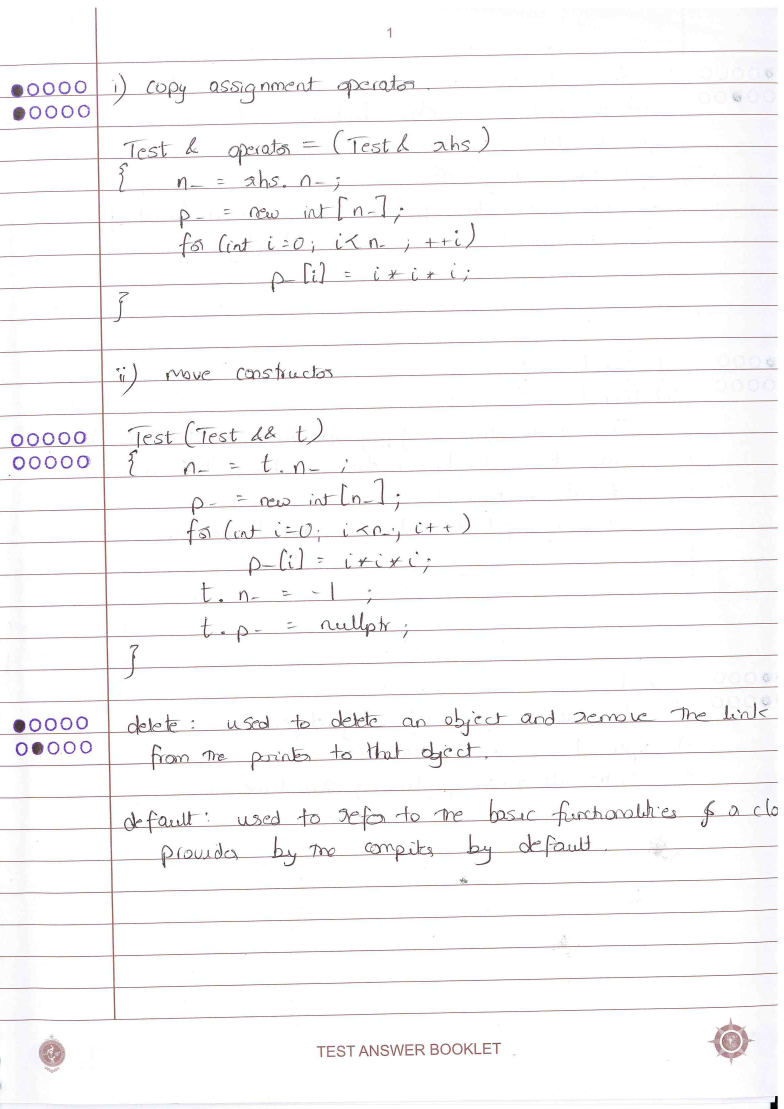
#> input picture imageProcessing/inputScannedImages/1PI13CS061/page1.jpg, 2352 x 3327 px (shown at 1/3 size)
$ python hough_circles_backup1.py inputScannedImages/1PI13CS061/page1.jpg inputScannedImages/1PI13CS061/page2.jpg
#> lines starting #> are read from the running program, lines starting #| are printed output that depends on the picture; after the words box and inside, x2 and y2 are one past the last pixel; in counts of white or black regions, pixels touching at a corner belong together
import cv2
import numpy as np
import json
import glob, os, sys
import random, math, statistics
from statistics import StatisticsError
import csv
#circles should not be very thick nor very thin, 2px is ideal
#distance from left to first circle is around 13, radius is 8-9, dist btw 2 circles is 6
#distance btw circle in first row and second row is 18

path = ""
image_extension = ""
source_path = ""
year = ""
# [6 lines of commented-out code are left out]

'''read the naming convention from a configuration file which is a json file for the purpose of naming the image file'''
def namingConvention():
	with open('/var/www/html/REAP/configuration/config.json') as data_file:
#> (reads configuration/config.json from the repository)
		data = json.load(data_file)
	global path
	path = data["extracted_images_path"]
	global image_extension
	image_extension = data["image_extension"]
	global source_path
	source_path = data["scanned_images_source_path"]
	examType = sys.argv[1]
	sub_code = sys.argv[2]
	global year
	year = data["year"]
	return examType,sub_code,data["year"]


'''detect all the circles on the left margin and filter out the filled circles'''
def detectCircles(img,cimg):
	points1 = []
	#detect circles using hough circle algorithm
	circles = cv2.HoughCircles(img,cv2.HOUGH_GRADIENT,1,20,param1=30,param2=15,minRadius=5,
		maxRadius=10)
	circles = np.uint16(np.around(circles))
	circles = circles.tolist() #convert ndarray to list
	circles = circles[0]
	circles.sort(key=lambda x : x[1])
	circles = eliminate_letters(circles)
	try:
		if len(circles) < 30:
			circles = addPoints(circles)
			#print(circles)
			if len(circles) != 30:
				info = "Could not process the image"
				writeToCsv(file,USN,info)
				print("Error : Could not process image "+file+" belonging to USN : "+USN)
				circles = []
				return [],circles
	except TypeError:
		print("-------_TypeError---------\nCould not process image "+file+" belonging to USN : "+USN+"---------------------")
		return
	print(len(circles))
	#print(circles)
	c = 1
	for i in circles:
		xcount = 0
		ycount = 0
		#print(i)
		cv2.circle(cimg,(i[0],i[1]),i[2],(0,255,0),5)
		#check if the circle detected is filled
		for x in range(i[0]-i[2],i[0]+i[2]):
			#checking no of pixels within the circle that are black
			if(thresh[i[1],x] == 0):
				xcount = xcount + 1
		for y in range(i[1]-i[2],i[1]+i[2]):
			#checking no of pixels within the circle that are black
			if(thresh[y,i[0]] == 0):
				ycount = ycount + 1
		#Ac and DE are lines at 45degree angle through center forming a X
		l = getACDE(i)
		#print(l)
		count_CA = getCountAlongCA(l,thresh)
		count_DE = getCountAlongDE(l,thresh)
		#print(count_CA,count_DE)
		#print("xcount: "+str(xcount)+" ycount: "+str(ycount)+" Radius: "+str(i[2])+" Center: "+str(i)+" "+str(c))
		c = c + 1
		if((xcount >= 2*(i[2]-5) and ycount >= 2*(i[2]-5)) and (count_CA >= 6 and count_DE >= 6) ):
			#print("yes")
			#filled circle found, save the center co-ordinates and the radius
			points1.append([i[0],i[1],i[2]])
			#draw on filled circles in original image to highlight them
			cv2.circle(cimg,(i[0],i[1]),i[2],(0,255,0),5)
			cv2.circle(cimg,(i[0],i[1]),2,(0,0,255),5)
	'''sort the list with respect to axis 1 (y co-ordinate) to arrange the points from top
	to bottom in the image'''
	points1.sort(key=lambda y: y[1])
	#cv2.imwrite(path+"/test/"+ str((int)(random.random()*100)) + image_extension,cimg)
	return points1,circles

def getACDE(circle):
	l = []
	OB = circle[2] / math.sqrt(2)
	l.append((int)(circle[0] + OB)) #Ax
	l.append((int)(circle[1] - OB)) #Ay
	l.append((int)(circle[0] - OB)) #Cx
	l.append((int)(circle[1] + OB)) #Cy
	l.append((int)(circle[0] - OB)) #Dx
	l.append((int)(circle[1] - OB)) #Dy
	l.append((int)(circle[0] + OB)) #Ex
	l.append((int)(circle[1] + OB)) #Ey
	return l

def getCountAlongCA(l,thresh):
	x = l[2]
	y = l[3]
	c = 0
	while x <= l[0] and y >= l[1]:
		#print(x,y,thresh[y,x])
		if thresh[y,x] == 0:
			c = c + 1
		x = x + 1
		y = y - 1
	return c

def getCountAlongDE(l,thresh):
	x = l[4]
	y = l[5]
	c = 0
	while x <= l[6] and y <= l[7]:
		if thresh[y,x] == 0:
			c = c + 1
		x = x + 1
		y = y + 1
	return c

def eliminate_letters(circles):
	i = 0
	#if(len(circles) <= 30):
	#	return circles
	while(i < len(circles)):
		if i > len(circles)-4:
			#print(circles[i])
			for j in range(i,len(circles)):
				circles.pop(i)
			return circles
		index = check_for_letters(circles[i:i+5],i)
		if index > -1:
			#print("index for popping:"+str(index))
			circles.pop(index)
			i = i + 5
		elif( index == 100):
			circles[i:len(circles)-1] = []
		else:
			i = i + 5
	return circles

def check_for_letters(circles,j):
	#print(circles)
	index = -1
	average,mylist = getAverageOfFivePoints(circles)
	#print(mylist)
	for i in mylist:
		#second row of circles
		if abs(j-5) % 10 == 0:
			if i in range(45,300):
				index = mylist.index(i)
				#print("index:"+str(index))
				if index != 0:
					if circles[index][1] < circles[index+1][1]:
						index = index + 1
				if index == 0:
					index = index
				index = index + j
		else:
			#first row of circles
			if i in range(400,480):
				index = mylist.index(i)
				#print("index:"+str(index))
				if index == 0:
					index = index
				else :
					index = -1
				index = index + j
	#variance = (int)(statistics.variance(mylist))
	#print("average : "+str(average))
	'''for i in range(0,len(mylist)) :
		if abs(mylist[i] - average) > 100 and (mylist[i] - mylist[i-1] < 350):
			index = j + i'''
		#print(index)
	return index

def checkIfCancelled(circle1,circle2):
	if abs(circle1[1] - circle2[1]) < circle1[2]:
		print("------------Cancelled------------")
		return True
	return False

'''crop out the answer part and also call getQuesNumber to identify the question number (both main question number and its subpart)'''
def crop(cimg,points,circles):
	j = 0
	#when none of the circles are marked in the page
	if len(points) == 0:
		return
	'''if len(circles) < 30:
		circles = addPoints(circles)
		print(circles)
		print("Error : Could not process image "+file+" belonging to USN : "+USN)'''
	i = 0
	try:
		for i in range(0,len(points)-1):
			if i % 2 == 0:
				while(isRowEmpty(circles[j:j+10],points,i)):
					#print("Flag")
					j = j + 10
			#check if two consecutive circles are marked in the same row
			cancelled = checkIfCancelled(points[i],points[i+1])
			if cancelled:
				info = "More than one circle marked in the same row, marked circle number : "+str(i+1)
				writeToCsv(file,USN,info)
				#i = i + 3
				break
			x1 = points[i][0]-points[i][2] # This line is not required
			x2 = cimg.shape[1] # width of the image
			y1 = points[i][1]-points[i][2]
			y2 = points[i+1][1]
			#check if the two circles are from two different questions and not the same question
			if y2-y1 > points[i][2]+50 :
				y1 = points[i-1][1]-points[i-1][2]
				#x1 = points[i-1][0]-points[i-1][2]
				x1 = 0
				# get the region of interest i.e the answer part
				roi = cimg[y1:y2,x1:x2]
				cv2.imwrite(path+"/"+USN+"/"+test_name+sub_code
					+str(part1)+part2+str(year)+image_extension,roi)
			else:
				#circles are from the same question, get the first part of the question number
				part1 = getQuesNumber(circles[j:j+5],points[i][0],points[i][2])
			#get the second part
				part2 = getQuesNumber(circles[j+5:j+10],points[i+1][0],points[i][2])
				j = j + 10
				part2 = getCorrespondingLetter(part2)
				print("\nQuestion Number : "+str(part1)+part2)

			if i == len(points)-2:
				y2 = cimg.shape[0] #height of the image
				roi = cimg[y1:y2,0:x2]
				cv2.imwrite(path+"/"+USN+"/"+test_name+sub_code+
					str(part1)+part2+str(year)+image_extension,roi)
			#insertInDb(path,USN,image_extension,str(part1)+part2)
	except (RuntimeError, TypeError, NameError):
		print("-------_ERROR--------\nCould not process image "+file+" belonging to USN : "+USN+"---------------------")
	except:
		print("-------_ERROR--------\nCould not process image "+file+" belonging to USN : "+USN+"---------------------")
		raise

def insertInDb(path,USN,image_extension,qno):
	print("In insertion")
	conn = pymysql.connect(host='localhost', user='root', passwd='himanshu', db='REAP')
	print("conected")
	cur = conn.cursor()
	cur.execute("SELECT qp_id FROM question_paper WHERE examtype=%s and sub_code=%s",(sys.argv[1],sys.argv[2]))
	row = cur.fetchone()
	qp_id = row[0]
	cur.close()
	conn.close()
	conn.connect()
	cur=conn.cursor()
	cur.execute("SELECT question_id FROM question WHERE qp_id =%s and question_num=%s",(qp_id,qno))
	row = cur.fetchone()
	ques_id = row[0]
	URL = USN + "/" + examtype + sub_code + qno + year + image_extension
	print("URL")
	try:
		cur.execute("INSERT INTO image values(NULL,%s,%s,%s,%s,0)",(ques_id,USN,URL,gen_name))
		conn.commit()
	except:
		print("Rollback")
		conn.rollback()
	#cur.execute('SELECT last_insert_id()')
	#row = cur.fetchone()
	#image_id = row[0]
	conn.close()
def addPoints(circles):
	#print("In addPoints")
	j = 0
	index = 0
	try:
		while(j < len(circles)):
			temp = circles[j:j+5]
			average,mylist = getAverageOfFivePoints(temp)
			#print("average: "+str(average))
			for k in range(0,len(mylist)):
				if mylist[k] > 23:
					#print(k)
					index = k + 1
					#print("index"+str(index))
					temp,xindex = createNewPoints(temp,index)
					for i in temp:
						circles.insert(j+xindex,i)
						index = index + 1
			j = j + 5
		return circles
	except TypeError:
		print("-------_TypeError--------\nCould not process image "+file+" belonging to USN : "+USN+"---------------------")


def createNewPoints(temp,index):
	diff = []
	mylist = []
	ypoints = []
	temp = temp[0:index]
	for i in range(0,index):
		mylist.append(temp[i][0])
		ypoints.append(temp[i][1])
	mylist.sort()
	y_average = (int)(statistics.mean(ypoints))
	#print(temp)
	#print(mylist)
	for i in range(0,len(mylist)-1):
		diff.append(mylist[i+1]-mylist[i])
	try:
		average = (int)(statistics.mean(diff))
	except StatisticsError:
		print("-------_StatisticsError--------\nCould not process image "+file+" belonging to USN :"+USN+"\n-------------------------------")
	#print("average of x points: "+str(average))
	temp1 = []
	try:
		for j in range(0,5-index):
			for i in range(0,len(mylist)-1):
				if mylist[i+1]-mylist[i] > 30:
					xindex = i
					xvalue = mylist[xindex]
					mylist.insert(xindex+1,xvalue)
					break
			#print(i)
			if(i == len(mylist)-2):
				#print("last")
				xindex = i+1
				xvalue = mylist[xindex]
				mylist.insert(xindex+1,xvalue)
			temp1.append([xvalue+average,y_average,temp[index-1][2]])
		#print("temp :")
		#print(temp1)
		return temp1,xindex
	except UnboundLocalError:
		print("----UnboundLocalError----\nCould not process image "+file+" belonging to USN :"+USN+"\n-------------------------------")


def getAverageOfFivePoints(circles):
	mylist = []
	diff = []
	for i in circles:
		mylist.append(i[1])
	for i in range(0,len(mylist)-1):
		diff.append(abs(mylist[i+1]-mylist[i]))
	return (int)(statistics.mean(mylist)),diff


def isRowEmpty(circles,points,i):
	# [4 lines of commented-out code are left out]
	if points[i] in circles:
		return False
	return True


def getCorrespondingLetter(part2):
	if part2 == 1:
		part2 = "a"
	elif part2 == 2:
		part2 = "b"
	elif part2 == 3:
		part2 = "c"
	elif part2 == 4:
		part2 = "d"
	else:
		part2 = "e"
	return part2

'''identify the question number'''
def getQuesNumber(circles,x1,radius):
	xlist = []
	for i in circles:
		xlist.append(i[0])
	xlist.sort()
	#print("xlist : " + str(xlist))
	#print("x1 : "+str(x1)+"  Radius : "+str(radius))
	#dist_btw_circles = getDistBtwCircles(circles)
	if(x1 == xlist[0]):
		part1 = 1
	elif(x1 == xlist[1]):
		part1 = 2
	elif(x1 == xlist[2]):
		part1 = 3
	elif(x1 == xlist[3]):
		part1 = 4
	elif(x1 == xlist[4]):
		part1 = 5
	return part1

def getDistBtwCircles(circles):
	dist = []
	circles.sort(key=lambda x : x[0])
	print(circles)
	for i in range(0,len(circles)-1):
		dist.append(circles[i+1][0]-circles[i+1][2]-circles[i][2]-circles[i][0])
	return min(dist)

def getUSNFromPath(directory):
	directory = directory.split("/")
	USN = directory[len(directory)-1]
	#print(USN)
	return str(USN)

def writeToCsv(file,USN,info):
	message = {}
	message["USN"] = USN
	message["v"] = info + " " + file
	with open('/var/www/html/REAP/imageProcessing/error.csv', 'a') as csvfile:
  		fieldnames = ['USN','Error']
  		writer = csv.DictWriter(csvfile, fieldnames=fieldnames)
  		#print(message["USN"])
  		writer.writerow({'USN': message["USN"], 'Error': message["v"]})

def validatePoints(points):
	i = 0
	while i < len(points)-1 :
		if points[i+1][1] - points[i][1] > 100:
			points.pop(i)
			info = "One of the marked circles could not be detected in 2 rows of same question"
			writeToCsv(file,USN,info)
		else:
			i = i + 2
	#if the partner of undetected circle is the last one, pop it
	if len(points) % 2 != 0:
		points.pop(len(points)-1)
		info = "One of the marked circles could not be detected in 2 rows of same question"
		writeToCsv(file,USN,info)
	return points

def resize(image):
	height,width = image.shape[:2]
	image = cv2.resize(image,(1168,1734),interpolation = cv2.INTER_CUBIC)
	return image

if __name__ == '__main__':
	test_name,sub_code,year = namingConvention()
	#The glob module finds all the pathnames matching a specified pattern
	sub_directories = []
	for root,directories,files in os.walk(source_path):
		sub_directories.append(root)
	sub_directories.pop(0)
	#print(sub_directories)
	for directory in sub_directories:
		for file in glob.glob(directory+"/*"+image_extension):
			print("\n\n"+file+"\n\n")
			USN = getUSNFromPath(directory)
			#print(USN)
			if not os.path.exists(path+"/"+USN):
				os.makedirs(path+"/"+USN)
				print(path+"/"+USN)
			#read the image
			cimg = cv2.imread(file)
#> cimg is the input picture: shape (3327, 2352, 3); mean B, G, R 248.6, 247.9, 248.9
			cimg = resize(cimg)
#> in resize, `image = cv2.resize(image,(1168,1734),interpolation = cv2.INTER_CUBIC)`:
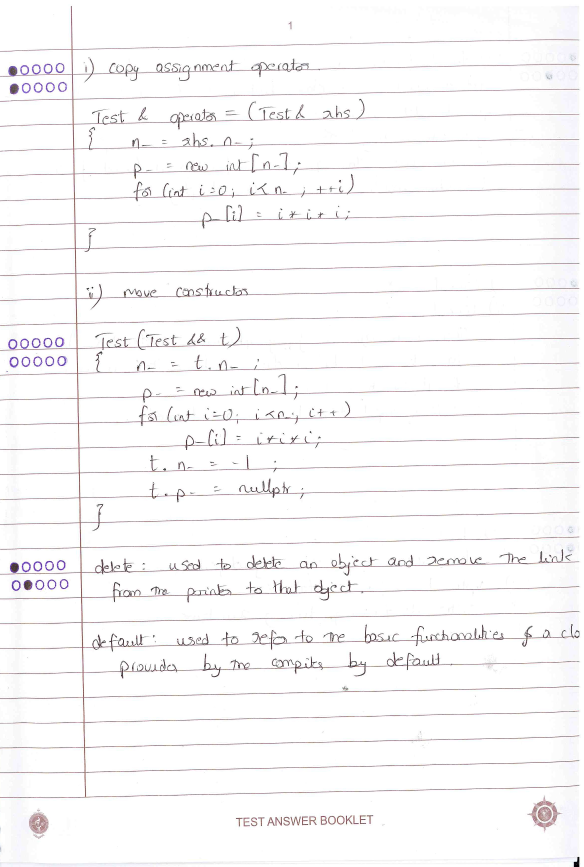
#> image: shape (1734, 1168, 3) (shown at 1/2 size); mean of channels 0, 1, 2 248.6, 247.9, 248.8; drawn as B, G, R
			#convert to grayscale image
			img = cv2.imread(file,0)
#> img: shape (3327, 2352); min 0, max 255, mean 248.4
			img = resize(img)
			#get the part before the left margin
			img = img[0:img.shape[0],0:190]
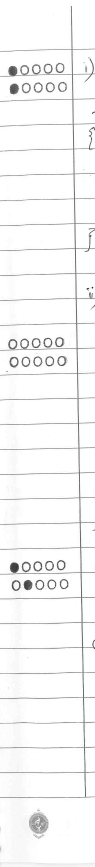
#> img: shape (1734, 190) (shown at 1/2 size); min 15, max 255, mean 246.6
			#cv2.imshow("img",img)
			#cv2.waitKey(0)
			#img = cv2.GaussianBlur(img,(5,5),0)
			img = cv2.medianBlur(img,5)
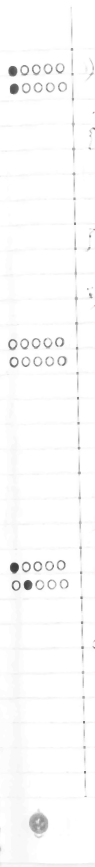
#> img: shape (1734, 190) (shown at 1/2 size); min 58, max 255, mean 250.7
			thresh = cv2.adaptiveThreshold(img,255,cv2.ADAPTIVE_THRESH_MEAN_C,cv2.THRESH_BINARY,11,2)
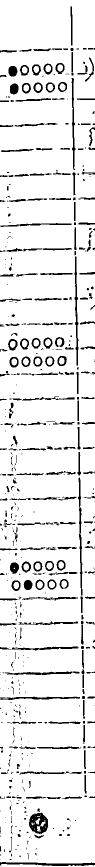
#> thresh: shape (1734, 190) (shown at 1/2 size); 91% white; 607 black regions (348 under 20 px), largest, box (x1, y1, x2, y2) and area: (58, 1625, 96, 1668) 1024, (0, 1724, 190, 1732) 822, (156, 955, 165, 1191) 778
			#cv2.imwrite(path+"images/"+"/thresh"+str((int)(random.random()*100))+".jpg",thresh)
			#read the naming convention from json file

			#get the co-ordinates and radius of filled circles
			try:
				points,circles = detectCircles(img,cimg)
#> in detectCircles, `circles = cv2.HoughCircles(img,cv2.HOUGH_GRADIENT,1,20,param1=30,param..`: circles = 31 rows, first 8: [79.5, 1167.5, 8.2], [100.5, 174.5, 9.4], [51.5, 721.5, 8.2], [74.5, 1130.5, 8.2], [119.5, 683.5, 9.4], [31.5, 1172.5, 8.2], [71.5, 687.5, 8.2], [95.5, 686.5, 8.2]
#> in detectCircles, `circles = np.uint16(np.around(circles))`: circles = 31 rows, first 8: [80, 1168, 8], [100, 174, 9], [52, 722, 8], [74, 1130, 8], [120, 684, 9], [32, 1172, 8], [72, 688, 8], [96, 686, 8]
#> in detectCircles, `circles = circles.tolist()`: circles = 1 item
#> in detectCircles, `circles = circles[0]`: circles = 31 items, first 6: [80, 1168, 8], [100, 174, 9], [52, 722, 8], [74, 1130, 8], [120, 684, 9], [32, 1172, 8]
#> the loop in eliminate_letters, `while(i < len(circles)):` made 7 passes
#> (average in check_for_letters, i) on passes 1 to 6: (138, 5), (175, 10), (686, 15), (721, 20), (1131, 25), (1170, 30)
#> after the loop in eliminate_letters, `while(i < len(circles)):`: circles = 30 items, first 6: [72, 136, 8], [96, 136, 9], [120, 136, 6], [48, 138, 8], [26, 144, 8], [100, 174, 9]; i = 30
#| 30
#> the loop in detectCircles, `for i in circles:` made 30 passes
#> (i, OB in getACDE, l, count_CA, count_DE) on passes 1 to 8: ([72, 136, 8], 5.66, [77, 130, 66, 141, 66, 130, 77, 141], 5, 2), ([96, 136, 9], 6.36, [102, 129, 89, 142, 89, 129, 102, 142], 4, 4), ([120, 136, 6], 4.24, [124, 131, 115, 140, 115, 131, 124, 140], 1, 1), ([48, 138, 8], 5.66, [53, 132, 42, 143, 42, 132, 53, 143], 4, 2), ([26, 144, 8], 5.66, [31, 138, 20, 149, 20, 138, 31, 149], 12, 12), ([100, 174, 9], 6.36, [106, 167, 93, 180, 93, 167, 106, 180], 5, 4), ([76, 174, 8], 5.66, [81, 168, 70, 179, 70, 168, 81, 179], 3, 3), ([28, 176, 9], 6.36, [34, 169, 21, 182, 21, 169, 34, 182], 14, 13)
#> after the loop in detectCircles, `for i in circles:`:
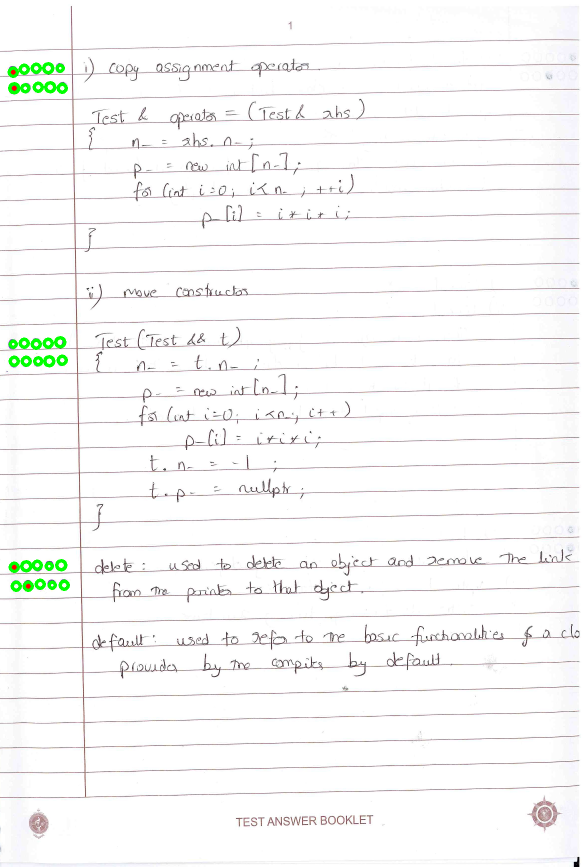
#> cimg: shape (1734, 1168, 3) (shown at 1/2 size); 0.51% of pixels changed, all inside (x1, y1, x2, y2) = (15, 124, 140, 1184); drawn as B, G, R
#> after the loop in detectCircles, `for i in circles:`: c = 31; points1 = [[26, 144, 8], [28, 176, 9], [28, 1134, 8], [56, 1172, 8]]
#> points has the same summary as points1 in detectCircles
				if len(circles) == 0:
					raise Exception('Error')
			except:
				info = "Could not detect circles preoperly"
				writeToCsv(file,USN,info)
				#print("-------_ERROR--------\nCould not process image "+file+" belonging to USN : "+USN+"---------------------")
			#check if only one marked circle is detected in 2 rows and pop it from points

			try:
				if len(circles) == 0:
					raise Exception('Error')
				points = validatePoints(points)
#> the loop in validatePoints, `while i < len(points)-1 :` made 2 passes
#> i on passes 1 to 2: 2, 4
#> after the loop in validatePoints, `while i < len(points)-1 :`: i = 4; points has the same summary as points1 in detectCircles
				#print(points)
				#crop the answer parts and also detect corresponding question numbers
				crop(cimg,points,circles)
#> the loop in crop, `for i in range(0,len(points)-1):` made 3 passes
#> (part2, j) on passes 1, 3: ('a', 10), ('b', 30)
#| Question Number : 1a
#| Question Number : 1b
#> pass 2, in crop, `roi = cimg[y1:y2,x1:x2]`:
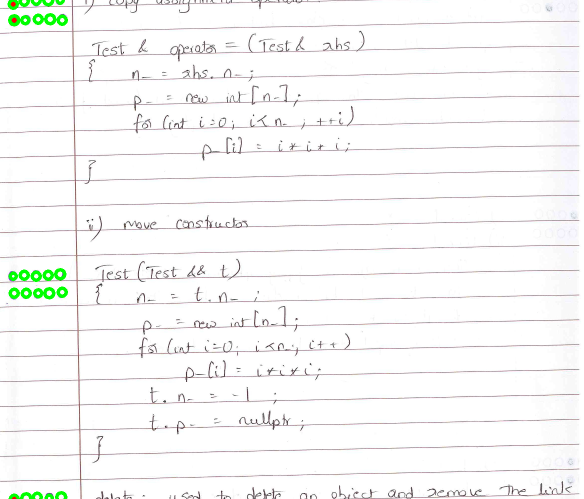
#> roi: shape (998, 1168, 3) (shown at 1/2 size); mean of channels 0, 1, 2 247.1, 248.1, 247.4; drawn as B, G, R
#> pass 3, in crop, `roi = cimg[y1:y2,0:x2]`:
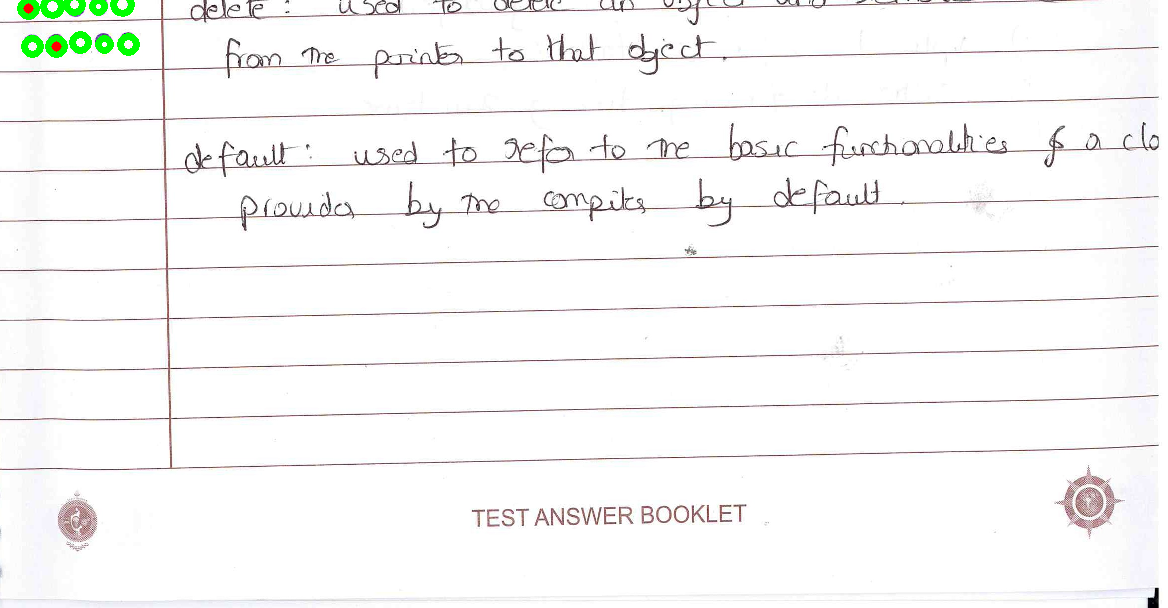
#> roi: shape (608, 1168, 3); mean of channels 0, 1, 2 247, 247.6, 247.6; drawn as B, G, R
#> after the loop in crop, `for i in range(0,len(points)-1):`: j = 30
				#cv2.imshow('detected circles',cimg)
				#cv2.waitKey(0)
			except:
				info = "Could not crop answers preoperly"
				writeToCsv(file,USN,info)
				#print("-------_ERROR--------\nCould not process image "+file+" belonging to USN : "+USN+"---------------------")
